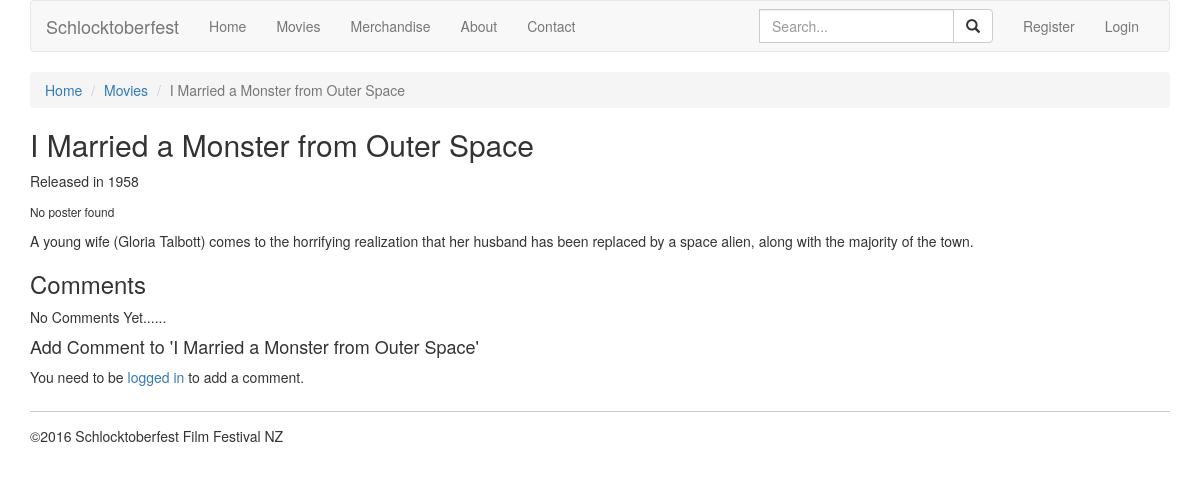
The page /?page=movie&id=26 on the database its author committed.
### tables this page shows
CREATE TABLE IF NOT EXISTS `movies` (
`id` smallint(5) unsigned NOT NULL,
  `title` varchar(100) NOT NULL,
  `year` year(4) NOT NULL,
  `description` text NOT NULL,
  `poster` varchar(255) DEFAULT NULL
);

### public_html/App/Views/SingleMovieView.php (called while the page is built, shortened)
<?php
class SingleMovieView extends TemplateView
{
	public function render()
	{
		include "templates/master.inc.php";
	}
	protected function content()
	{
		extract($this->data);
		include "templates/singlemovie.inc.php";
	}
}

### public_html/App/Controllers/MoviesController.php (called while the page is built, shortened)
<?php
class MoviesController extends Controller
{
	public function show()
	{
		$movie = new Movies((int)$_GET['id']);
		$comments = $movie->comments();
		$view = new SingleMovieView(compact('movie', 'newcomment', 'comments','tags'));
		$view->render();
	}
}

### public_html/index.php (called while the page is built, shortened)
<?php
require "routes.php";

### public_html/App/Models/DatabaseModel.php (called while the page is built, shortened)
<?php
abstract class DatabaseModel
{
	public $data = [];
	protected static $columns =[];
	protected static $fakeColumns =[];
	private static $db;
	public function __construct($input = null)
	{
		if(is_numeric($input) && $input > 0 ){
			$this->find($input);
		}
	}
	protected static function getDatabaseConnection()
	{
		if (! self::$db){
			$dsn = 'mysql:host=' . DB_HOST . ';dbname=' . DB_NAME . ';charset=utf8';
			self::$db = new PDO($dsn, DB_USER, DB_PASSWORD);
			self::$db->setAttribute(PDO::ATTR_ERRMODE, PDO::ERRMODE_EXCEPTION);
			self::$db->setAttribute(PDO::ATTR_EMULATE_PREPARES, false);
		}
		return self::$db;
	}
	public static function allBy($column, $value, $sortcolumn = "", $asc = true, $pageNumber=null, $pageSize=null)
	{
		$models = [];
		$db = static::getDatabaseConnection();
		$query ="SELECT " .implode("," , static::$columns). " FROM " . static::$tableName;
		$query .= " WHERE $column =:value";
		$statement = $db->prepare($query);
		$statement->bindValue(":value" , $value);
		$statement->execute();
		return $models;
	}
	public function find($id)
	{
		$db = static::getDatabaseConnection();
		$query ="SELECT " .implode("," , static::$columns). " FROM " . static::$tableName .
			" WHERE id = :id ";
		$statement = $db->prepare($query);
		$statement->bindValue(":id", $id);
		$statement->execute();
		$record = $statement->fetch(PDO::FETCH_ASSOC);
		$this->data = $record;
	}
	public function __get($name)
	{
		if (in_array($name, static::$columns) || in_array($name, static::$fakeColumns)) {
           return $this->data[$name];
         }
        throw new UnexpectedValueException("Property '$name' not found in the data variable.");
    }
	public function __set($name, $value)
	{
        $this->data[$name] = $value;
 	}
}

### public_html/App/Models/Movies.php (called while the page is built, shortened)
<?php
class Movies extends DatabaseModel
{
	public function comments()
	{
		$result = Comment::allBy('movie_id', $this->id);
		return $result;
	}
}

### public_html/App/Services/AuthenticationService.php (called while the page is built, shortened)
<?php
class AuthenticationService
{
	private static $currentUser;
	public function check()
	{
		return(static::$currentUser ? true : false);
	}
}

### public_html/templates/singlemovie.inc.php (the view, shortened to what this page needs)
<?php
	$errors = $newcomment->errors;
?>
<div class="row">
	<div class="col-xs-12">
		<ol class="breadcrumb">
		  <li><a href=".\">Home</a></li>
		  <li><a href=".\?page=movies">Movies</a></li>
		  <li class="active"><?= $movie->title; ?></li>
		</ol>
		<h2><?= $movie->title; ?></h2>
		<p>Released in <?= $movie->year; ?></p>
		<?php if($movie->poster !=""):?>
			<a href="./?page=downloadposter&amp;filename=<?= $movie->poster ?>">
				<img src="./images/poster/300h/<?= $movie->poster ?>" alt="<?= $movie->title ?> image">
			</a>
		<?php else: ?>
			<p><small>No poster found</small></p>
		<?php endif; ?>
		<p><?= $movie->description; ?></p>
	<h3>Comments</h3>
		<?php if(count($comments) > 0) : ?>
			<?php $count = 0; ?>
			<?php foreach ($comments as $comment) : ?>
				<?php $count++; ?>
				<div class="media">
				  <div class="media-left">
				      <img class="media-object" src="<?= $comment->user()->gravatar(48, 'identicon') ; ?>" alt="avatar">
				  </div>
				  <div class="media-body">
				    <h4 class="media-heading"># <?= $count;?> <?= $comment->user()->username;?></h4>
				    <p><?= $comment->comment;?></p>
				  </div>
				</div>
			<?php endforeach; ?>
		<?php else: ?>
			<p>No Comments Yet......</p>
		<?php endif; ?>
          <h4>Add Comment to '<?= $movie->title ?>'</h4>
          <?php if (static::$auth->check()): ?>
            <form method="POST" action="./?page=comment.create" class="form-horizontal">
              <input type="hidden" name="movie_id" value="<?= $movie->id ?>">
              <div class="form-group <?php if ($errors['comment']): ?> has-error <?php endif; ?>">
                <label for="comment" class="col-sm-4 col-md-2 control-label">Comment</label>
                <div class="col-sm-8 col-md-10">
                  <textarea id="comment" class="form-control" name="comment" rows="5"></textarea>
                  <div class="help-block"><?= $errors['comment']; ?></div>
                </div>
              </div>
              <div class="form-group">
                <div class="col-sm-offset-4 col-sm-10 col-md-offset-2 col-md-10">
                  <button class="btn btn-success">
                    <span class="glyphicon glyphicon-ok"></span> Add Comment
                  </button>
                </div>
              </div>
            </form>
          <?php else: ?>
            <p>You need to be <a href="./?page=login">logged in</a> to add a comment.</p>
          <?php endif; ?>
	</div>
</div>

### rows shown on the page
movies: title "I Married a Monster from Outer Space", year "1958", description "A young wife (Gloria Talbott) comes to the horrifying realization that her husband has been replaced by a space alien, along with the majority of the town."
